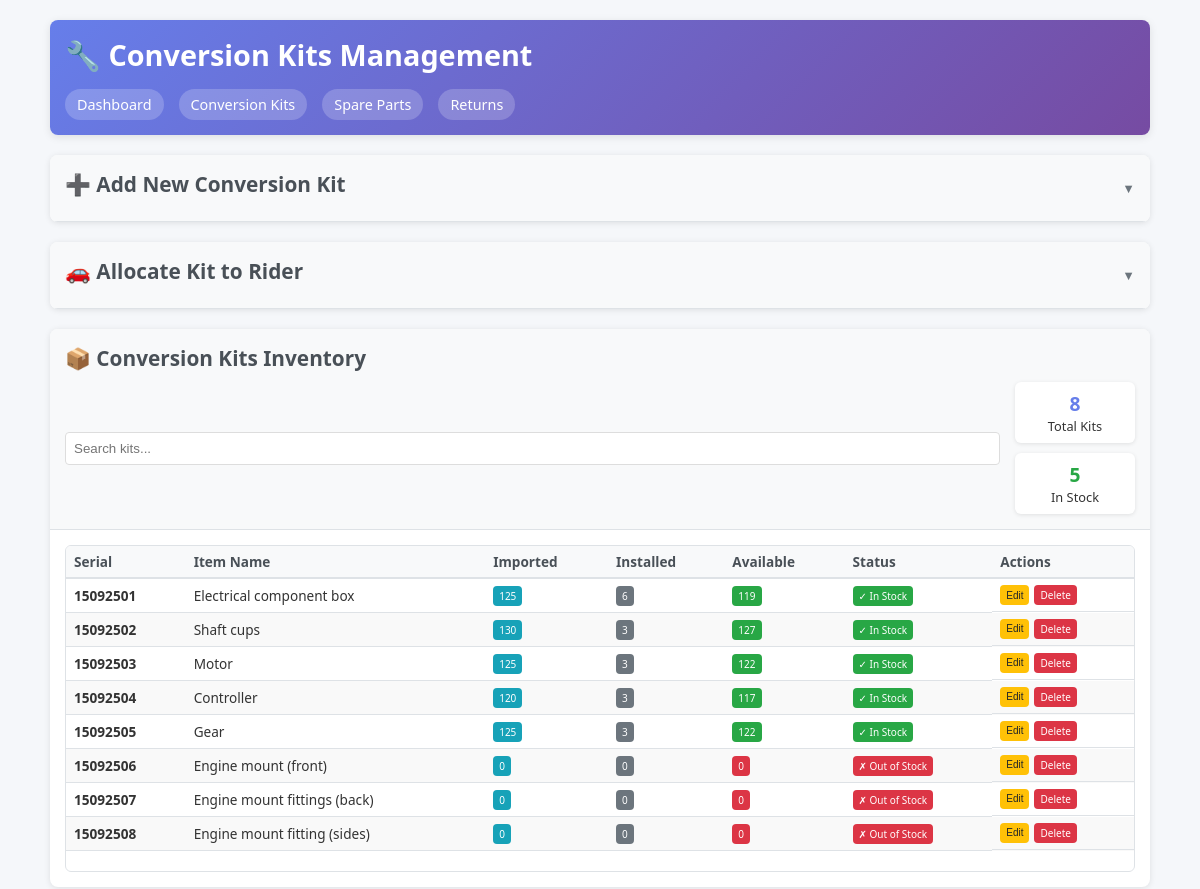
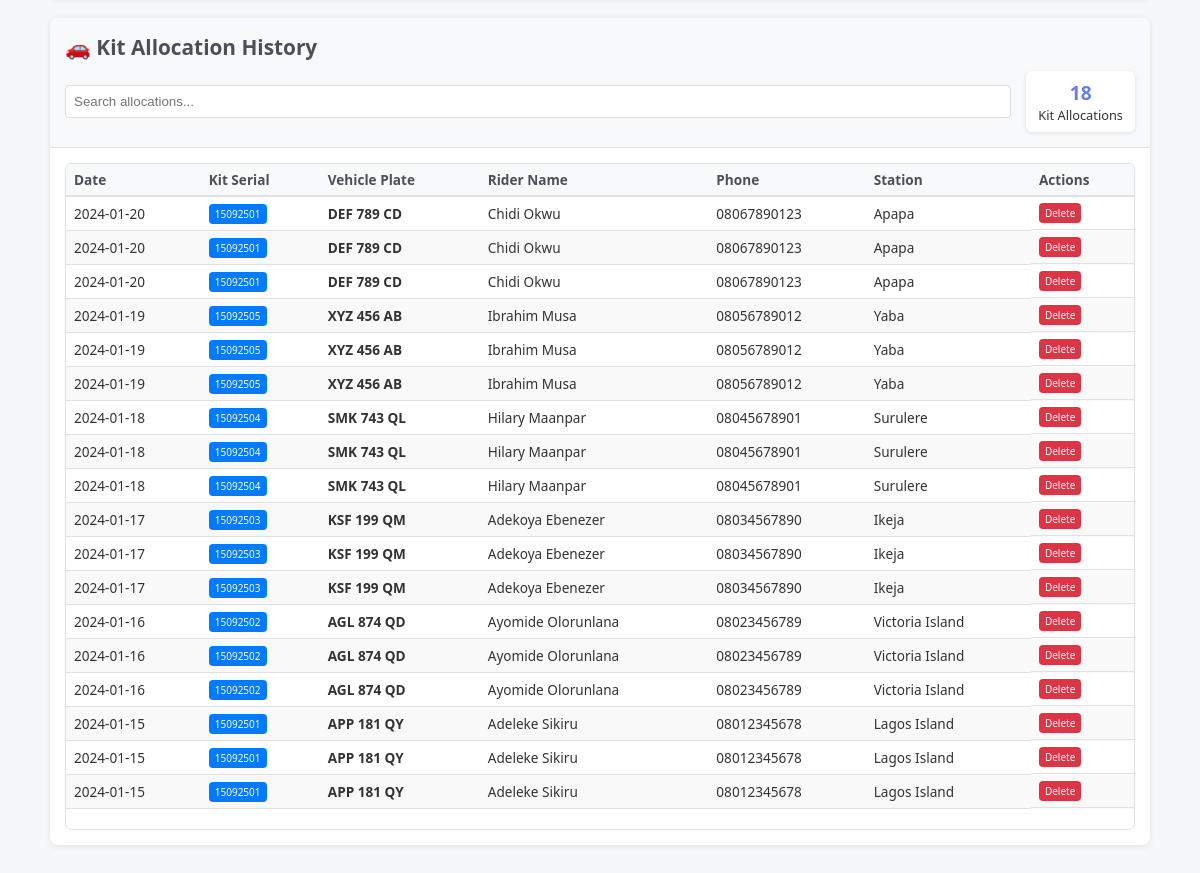
Page /conversion_kits on the committed database (2 pictures, top to bottom).
### tables this page shows
CREATE TABLE items (
            id INTEGER PRIMARY KEY AUTOINCREMENT,
            serial TEXT UNIQUE,
            item_name TEXT NOT NULL,
            item_type TEXT NOT NULL,  -- e.g., 'conversion_kit', 'spare_part', 'return'
            admin TEXT,
            created_at TEXT,
            units_imported INTEGER DEFAULT 0,
            units_installed INTEGER DEFAULT 0,
            units_available INTEGER DEFAULT 0
        );

CREATE TABLE allocations (
            id INTEGER PRIMARY KEY AUTOINCREMENT,
            date TEXT,
            item_id INTEGER,
            old_item_serial TEXT,
            new_item_serial TEXT,
            rider_number TEXT,
            rider_name TEXT,
            released_to TEXT,
            link TEXT,
            station TEXT,
            FOREIGN KEY (item_id) REFERENCES items(id)
        );

### app.py (the view)
@app.route('/conversion_kits')
def conversion_kits():
    try:
        conn = database.get_db_connection()
        kits = conn.execute("SELECT * FROM items WHERE item_type = 'conversion_kit' ORDER BY serial").fetchall()
        allocations = conn.execute('''
            SELECT a.* FROM allocations a
            INNER JOIN items i ON a.new_item_serial = i.serial
            WHERE i.item_type = 'conversion_kit'
            ORDER BY a.date DESC
        ''').fetchall()
        conn.close()
        return render_template('conversion_kits.html', kits=kits, allocations=allocations)
    except Exception as e:
        database.init_db()
        return redirect(url_for('conversion_kits'))

### database.py (called while the page is built)
def get_db_connection():
    db_path = os.environ.get('DATABASE_PATH', 'inventory.db')
    conn = sqlite3.connect(db_path)
    conn.row_factory = sqlite3.Row
    return conn

### templates/conversion_kits.html (shortened to what this page needs)
<!DOCTYPE html>
<html lang="en">
<head>
    <link rel="stylesheet" href="{{ url_for('static', filename='style.css') }}">
</head>
<body>
    <div class="container">
        <div class="header">
            <h1>🔧 Conversion Kits Management</h1>
            <nav class="nav">
                <a href="/">Dashboard</a>
                <a href="/conversion_kits">Conversion Kits</a>
                <a href="/spare_parts">Spare Parts</a>
                <a href="/returns">Returns</a>
            </nav>
        </div>
        <div class="section">
            <div class="section-header dropdown-toggle" onclick="toggleDropdown('addKitDropdown')">
                <h2>➕ Add New Conversion Kit</h2>
                <span class="dropdown-arrow">▼</span>
            </div>
        </div>
        <div class="section">
            <div class="section-header dropdown-toggle" onclick="toggleDropdown('addAllocationDropdown')">
                <h2>🚗 Allocate Kit to Rider</h2>
                <span class="dropdown-arrow">▼</span>
            </div>
        </div>
        <div class="section">
            <div class="section-header">
                <h2>📦 Conversion Kits Inventory</h2>
                <div style="display: flex; gap: 15px; align-items: center; margin-top: 10px;">
                    <input type="text" id="kitSearch" placeholder="Search kits..." onkeyup="searchTable('kitSearch', 'kitsTable')" style="padding: 8px; border: 1px solid #ddd; border-radius: 4px; flex: 1;">
                    <div class="stats" style="margin: 0; gap: 10px;">
                        <div class="stat-card" style="padding: 8px 12px; margin: 0;">
                            <div class="stat-number" style="font-size: 1.2rem;">{{ kits|length }}</div>
                            <div style="font-size: 0.8rem;">Total Kits</div>
                        </div>
                        <div class="stat-card" style="padding: 8px 12px; margin: 0;">
                            <div class="stat-number" style="font-size: 1.2rem; color: #28a745;">{{ kits|selectattr('units_available', 'greaterthan', 0)|list|length }}</div>
                            <div style="font-size: 0.8rem;">In Stock</div>
                        </div>
                    </div>
                </div>
            </div>
            <div class="section-content scrollable-content">
                <div class="table-wrapper">
                    <table id="kitsTable">
                        <thead>
                            <tr><th>Serial</th><th>Item Name</th><th>Imported</th><th>Installed</th><th>Available</th><th>Status</th><th>Actions</th></tr>
                        </thead>
                        <tbody>
                            {% for kit in kits %}
                            <tr>
                                <td><strong>{{ kit['serial'] }}</strong></td>
                                <td>{{ kit['item_name'] }}</td>
                                <td><span class="btn btn-info btn-sm">{{ kit['units_imported'] }}</span></td>
                                <td><span class="btn btn-secondary btn-sm">{{ kit['units_installed'] }}</span></td>
                                <td><span class="btn {% if kit['units_available'] > 0 %}btn-success{% else %}btn-danger{% endif %} btn-sm">{{ kit['units_available'] }}</span></td>
                                <td>
                                    {% if kit['units_available'] > 10 %}
                                        <span class="btn btn-success btn-sm">✓ In Stock</span>
                                    {% elif kit['units_available'] > 0 %}
                                        <span class="btn btn-warning btn-sm">⚠ Low Stock</span>
                                    {% else %}
                                        <span class="btn btn-danger btn-sm">✗ Out of Stock</span>
                                    {% endif %}
                                </td>
                                <td class="actions">
                                    <button class="btn btn-warning btn-sm" onclick="editItem({{ kit['id'] }}, '{{ kit['serial'] }}', '{{ kit['item_name'] }}', '{{ kit['item_type'] }}', '{{ kit['admin'] or '' }}', '{{ kit['created_at'] or '' }}', {{ kit['units_imported'] }}, {{ kit['units_installed'] }}, {{ kit['units_available'] }})">Edit</button>
                                    <a href="/delete_item/{{ kit['id'] }}" class="btn btn-danger btn-sm" onclick="return confirm('Delete this conversion kit?')">Delete</a>
                                </td>
                            </tr>
                            {% endfor %}
                        </tbody>
                    </table>
                </div>
            </div>
        </div>
        <div class="section">
            <div class="section-header">
                <h2>🚗 Kit Allocation History</h2>
                <div style="display: flex; gap: 15px; align-items: center; margin-top: 10px;">
                    <input type="text" id="allocSearch" placeholder="Search allocations..." onkeyup="searchTable('allocSearch', 'allocTable')" style="padding: 8px; border: 1px solid #ddd; border-radius: 4px; flex: 1;">
                    <div class="stat-card" style="padding: 8px 12px; margin: 0;">
                        <div class="stat-number" style="font-size: 1.2rem;">{{ allocations|length if allocations else 0 }}</div>
                        <div style="font-size: 0.8rem;">Kit Allocations</div>
                    </div>
                </div>
            </div>
            <div class="section-content scrollable-content">
                <div class="table-wrapper">
                    <table id="allocTable">
                        <thead>
                            <tr><th>Date</th><th>Kit Serial</th><th>Vehicle Plate</th><th>Rider Name</th><th>Phone</th><th>Station</th><th>Actions</th></tr>
                        </thead>
                        <tbody>
                            {% if allocations %}
                                {% for alloc in allocations %}
                                <tr>
                                    <td>{{ alloc['date'] or 'N/A' }}</td>
                                    <td><span class="btn btn-primary btn-sm">{{ alloc['new_item_serial'] }}</span></td>
                                    <td><strong>{{ alloc['old_item_serial'] or 'N/A' }}</strong></td>
                                    <td>{{ alloc['rider_name'] or 'N/A' }}</td>
                                    <td>{{ alloc['rider_number'] or 'N/A' }}</td>
                                    <td>{{ alloc['station'] or 'N/A' }}</td>
                                    <td class="actions">
                                        <a href="/delete_allocation/{{ alloc['id'] }}" class="btn btn-danger btn-sm" onclick="return confirm('Delete this allocation?')">Delete</a>
                                    </td>
                                </tr>
                                {% endfor %}
                            {% endif %}
                        </tbody>
                    </table>
                </div>
            </div>
        </div>
    </div>
</body>
</html>

### static/style.css (style rules this page uses)
* { margin: 0; padding: 0; box-sizing: border-box; }
html { font-size: clamp(14px, 2vw, 16px); }
body { font-family: 'Segoe UI', Tahoma, Geneva, Verdana, sans-serif; background: #f5f7fa; color: #333; min-height: 100vh; overflow-x: hidden; }
.container { max-width: 95vw; margin: 0 auto; padding: clamp(10px, 3vw, 20px); height: 100vh; overflow-y: auto; }
.header { background: linear-gradient(135deg, #667eea 0%, #764ba2 100%); color: white; padding: 15px; margin-bottom: 20px; border-radius: 8px; box-shadow: 0 2px 8px rgba(0,0,0,0.1); }
.header h1 { font-size: 1.8rem; margin-bottom: 8px; }
.nav { display: flex; gap: clamp(8px, 2vw, 15px); margin-top: clamp(10px, 3vw, 15px); flex-wrap: wrap; }
.nav a { color: white; text-decoration: none; padding: 6px 12px; background: rgba(255,255,255,0.2); border-radius: 20px; transition: all 0.3s; font-size: 0.9rem; }
.stats { display: grid; grid-template-columns: repeat(auto-fit, minmax(120px, 1fr)); gap: 10px; margin-bottom: 20px; }
.stat-card { background: white; padding: 10px 12px; border-radius: 6px; box-shadow: 0 1px 4px rgba(0,0,0,0.1); text-align: center; }
.stat-number { font-size: 1.3rem; font-weight: bold; color: #667eea; }
.section { background: white; margin-bottom: 20px; border-radius: 8px; box-shadow: 0 1px 6px rgba(0,0,0,0.1); overflow: hidden; display: flex; flex-direction: column; }
.section-header { background: #f8f9fa; padding: 15px; border-bottom: 1px solid #dee2e6; flex-shrink: 0; }
.section-header h2 { color: #495057; margin-bottom: 8px; font-size: 1.3rem; }
.section-content { padding: 15px; overflow-y: auto; flex: 1; min-height: 0; }
table { width: 100%; border-collapse: collapse; margin-bottom: clamp(15px, 3vw, 20px); font-size: clamp(0.8rem, 2vw, 0.9rem); }
.table-wrapper { overflow: auto; -webkit-overflow-scrolling: touch; max-height: 40vh; position: relative; border: 1px solid #dee2e6; border-radius: 6px; }
th, td { padding: 6px 8px; text-align: left; border-bottom: 1px solid #dee2e6; font-size: 0.85rem; }
th { background: #f8f9fa; font-weight: 600; color: #495057; position: sticky; top: 0; z-index: 10; border-bottom: 2px solid #dee2e6; }
tbody tr:nth-child(even) { background-color: #f9f9f9; }
.btn { padding: 6px 12px; border: none; border-radius: 4px; cursor: pointer; font-size: 12px; transition: all 0.3s; text-decoration: none; display: inline-block; }
.btn-primary { background: #007bff; color: white; }
.btn-success { background: #28a745; color: white; }
.btn-danger { background: #dc3545; color: white; }
.btn-warning { background: #ffc107; color: #212529; }
.btn-sm { padding: 3px 6px; font-size: 10px; }
.btn-info { background: #17a2b8; color: white; }
.btn-secondary { background: #6c757d; color: white; }
.actions { display: flex; gap: 5px; }
.scrollable-content { scrollbar-width: thin; scrollbar-color: #ccc #f1f1f1; scroll-behavior: smooth; }
.dropdown-toggle { cursor: pointer; user-select: none; display: flex; align-items: center; justify-content: space-between; transition: background-color 0.2s ease; }
.dropdown-arrow { transition: transform 0.3s ease; font-size: 0.8em; color: #6c757d; }

### rows in the picture
items: serial "15092501", item_name "Electrical component box", units_imported "125", units_installed "6", units_available "119", shows "✓ In Stock"
items: serial "15092502", item_name "Shaft cups", units_imported "130", units_installed "3", units_available "127", shows "✓ In Stock"
items: serial "15092503", item_name "Motor", units_imported "125", units_installed "3", units_available "122", shows "✓ In Stock"
items: serial "15092504", item_name "Controller", units_imported "120", units_installed "3", units_available "117", shows "✓ In Stock"
items: serial "15092505", item_name "Gear", units_imported "125", units_installed "3", units_available "122", shows "✓ In Stock"
items: serial "15092506", item_name "Engine mount (front)", units_imported "0", units_installed "0", units_available "0", shows "✗ Out of Stock"
items: serial "15092507", item_name "Engine mount fittings (back)", units_imported "0", units_installed "0", units_available "0", shows "✗ Out of Stock"
items: serial "15092508", item_name "Engine mount fitting (sides)", units_imported "0", units_installed "0", units_available "0", shows "✗ Out of Stock"
allocations: date "2024-01-20", new_item_serial "15092501", old_item_serial "DEF 789 CD", rider_name "Chidi Okwu", rider_number "08067890123", station "Apapa"
allocations: date "2024-01-20", new_item_serial "15092501", old_item_serial "DEF 789 CD", rider_name "Chidi Okwu", rider_number "08067890123", station "Apapa"
allocations: date "2024-01-20", new_item_serial "15092501", old_item_serial "DEF 789 CD", rider_name "Chidi Okwu", rider_number "08067890123", station "Apapa"
allocations: date "2024-01-19", new_item_serial "15092505", old_item_serial "XYZ 456 AB", rider_name "Ibrahim Musa", rider_number "08056789012", station "Yaba"
allocations: date "2024-01-19", new_item_serial "15092505", old_item_serial "XYZ 456 AB", rider_name "Ibrahim Musa", rider_number "08056789012", station "Yaba"
allocations: date "2024-01-19", new_item_serial "15092505", old_item_serial "XYZ 456 AB", rider_name "Ibrahim Musa", rider_number "08056789012", station "Yaba"
allocations: date "2024-01-18", new_item_serial "15092504", old_item_serial "SMK 743 QL", rider_name "Hilary Maanpar", rider_number "08045678901", station "Surulere"
allocations: date "2024-01-18", new_item_serial "15092504", old_item_serial "SMK 743 QL", rider_name "Hilary Maanpar", rider_number "08045678901", station "Surulere"
allocations: date "2024-01-18", new_item_serial "15092504", old_item_serial "SMK 743 QL", rider_name "Hilary Maanpar", rider_number "08045678901", station "Surulere"
allocations: date "2024-01-17", new_item_serial "15092503", old_item_serial "KSF 199 QM", rider_name "Adekoya Ebenezer", rider_number "08034567890", station "Ikeja"
allocations: date "2024-01-17", new_item_serial "15092503", old_item_serial "KSF 199 QM", rider_name "Adekoya Ebenezer", rider_number "08034567890", station "Ikeja"
allocations: date "2024-01-17", new_item_serial "15092503", old_item_serial "KSF 199 QM", rider_name "Adekoya Ebenezer", rider_number "08034567890", station "Ikeja"
allocations: date "2024-01-16", new_item_serial "15092502", old_item_serial "AGL 874 QD", rider_name "Ayomide Olorunlana", rider_number "08023456789", station "Victoria Island"
allocations: date "2024-01-16", new_item_serial "15092502", old_item_serial "AGL 874 QD", rider_name "Ayomide Olorunlana", rider_number "08023456789", station "Victoria Island"
allocations: date "2024-01-16", new_item_serial "15092502", old_item_serial "AGL 874 QD", rider_name "Ayomide Olorunlana", rider_number "08023456789", station "Victoria Island"
allocations: date "2024-01-15", new_item_serial "15092501", old_item_serial "APP 181 QY", rider_name "Adeleke Sikiru", rider_number "08012345678", station "Lagos Island"
allocations: date "2024-01-15", new_item_serial "15092501", old_item_serial "APP 181 QY", rider_name "Adeleke Sikiru", rider_number "08012345678", station "Lagos Island"
allocations: date "2024-01-15", new_item_serial "15092501", old_item_serial "APP 181 QY", rider_name "Adeleke Sikiru", rider_number "08012345678", station "Lagos Island"

### other values in the picture
{{ kits|length }} "8"
{{ kits|selectattr('units_available', 'greaterthan', 0)|list|length }} "5"
{{ allocations|length if allocations else 0 }} "18"
